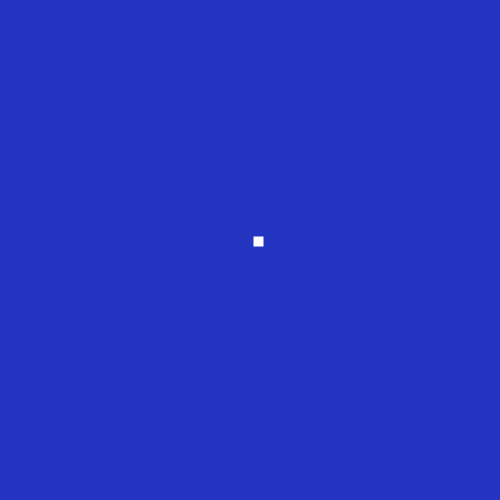
Frame 1 (no input)
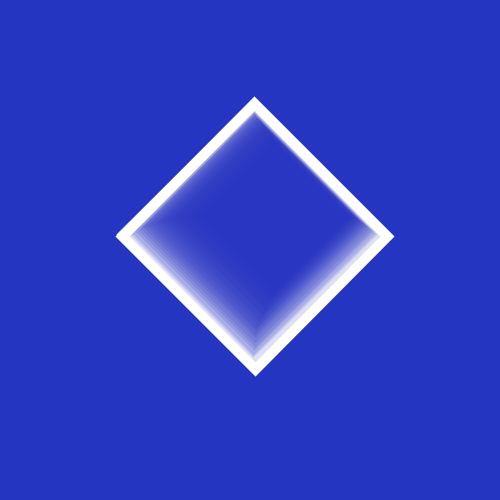
Frame 60 (the mouse pressed at the canvas centre just before this capture)
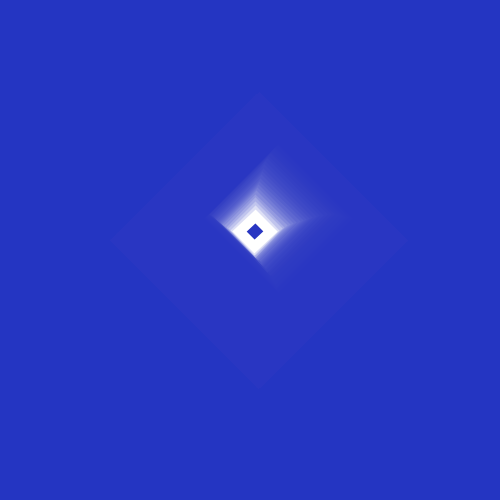
Frame 120 (the mouse held since frame 60 and released just before this capture)

The Processing sketch that drew these frames (run headless with seeded random() and noise(); from frame 60 on, the mouse is pressed at the canvas centre):

// Processing sketch: sketch_26042017
// ── sketch_26042017.pde
float x,y;
float angle = 0;
float speed = 0.1;
float size;
float t = 0;
boolean grow = true;
float n;
void setup(){
  size(500,500);
  smooth();
  background(36,53,194);
}

void draw(){
  fill(36,53,194,40);
  noStroke();
  rect(0,0,width, height);
  if(grow){
    n = map(angle, 0, TWO_PI, 0,200);
  }else{
    n = map(angle, 0, TWO_PI, 200,0);
  }
  size = n;
  translate(width/2+20, height/2-20);
  rotate(PI/4);
  move();
  stroke(255);
  strokeWeight(10);
  noFill();
  rect(x-size/2,y-size/2,size,size);
  if(angle>TWO_PI){
    angle = 0;
    if(grow == true){
      grow = false;
    }else{
      grow = true;
    }
  }
}


void move(){
  t += random(0.05, 0.09);
  float j = noise(t);
  float r = map(j, 0,1,10,20);
  x = sin(angle)* r;
  y = cos(angle) * r;
  angle = angle + speed;
}
